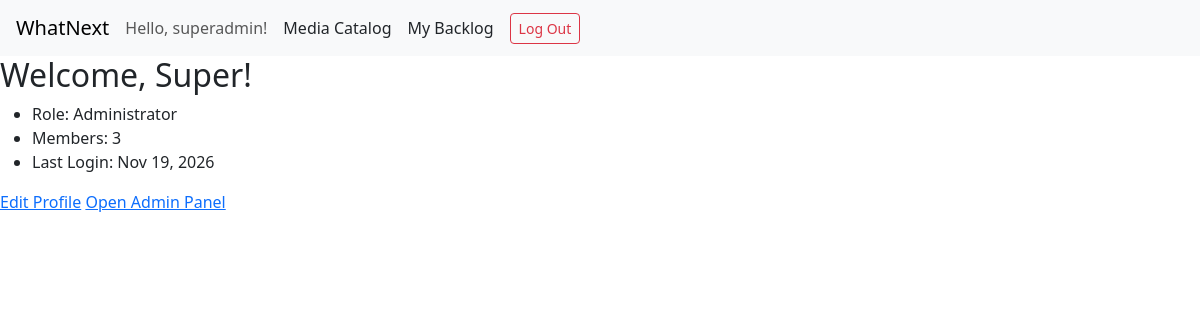
Page / (signed in) on the earlier database version.
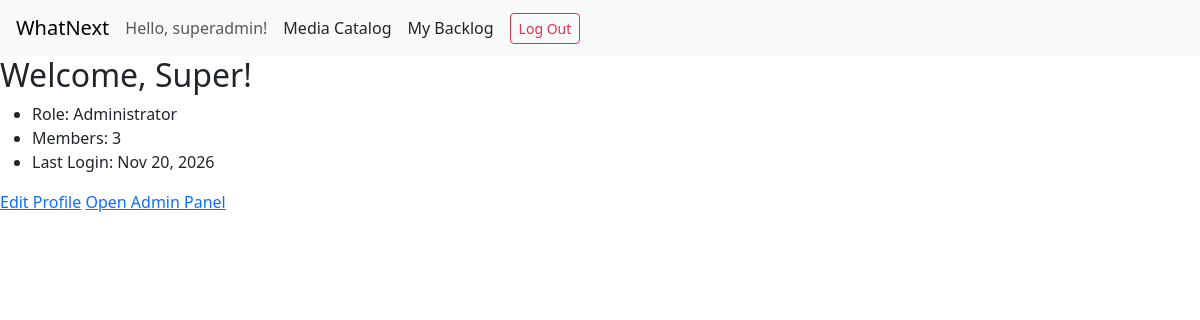
Same page on the later database version.
### accounts/models.py (models this page shows, shortened)
class CustomUser(AbstractUser):
    class Role(models.TextChoices):
        USER = "USER", "User"
        ADMIN = "ADMIN", "Administrator"
    role = models.CharField(max_length=10, choices=Role.choices, default=Role.USER)
    profile_photo = models.ImageField(
        upload_to="profile_photos/",
        blank=True,
        null=True
    )

### dashboard/views.py (the view)
# urls.py: path("", DashboardView.as_view(), name="dashboard"),
class DashboardView(LoginRequiredMixin, TemplateView):
    template_name = "dashboard/home.html"
    def get_context_data(self, **kwargs):
        context = super().get_context_data(**kwargs)
        context["member_count"] = CustomUser.objects.count()
        context["is_admin"] = (self.request.user.role == CustomUser.Role.ADMIN)
        return context

### templates/dashboard/home.html
{% extends "base.html" %}
{% block content %}
<h2>Welcome, {{ user.first_name|default:user.username }}!</h2>
<ul>
    <li>Role: {{ user.get_role_display }}</li>
    <li>Members: {{ member_count }}</li>
    <li>Last Login: {{ user.last_login|date:"M d, Y" }}</li>
</ul>
<a href="{% url 'profile' %}">Edit Profile</a>
{% if is_admin %}
    <a href="{% url 'admin_panel' %}">Open Admin Panel</a>
{% endif %}
{% endblock %}

### templates/base.html (shortened to what this page needs)
<!DOCTYPE html>
<html>
    <head>
         <link href="https://cdn.jsdelivr.net/npm/bootstrap@5.3.3/dist/css/bootstrap.min.css"
            rel="stylesheet">
    </head>
    <body>
        <nav class="navbar navbar-expand-lg navbar-light bg-light px-3">
            <a class="navbar-brand" href="{% url 'catalog:media_list' %}">
                WhatNext
            </a>
            {% if user.is_authenticated %}
                <span class="navbar-text me-3">
                    Hello, {{ user.username }}!
                </span>
                <a href="{% url 'catalog:media_list' %}" class="nav-link me-3">
                    Media Catalog
                </a>
                <a href="{% url 'catalog:my_backlog' %}" class="nav-link me-3">
                    My Backlog
                </a>
                <form method="post" action="{% url 'logout' %}">
                    <button type="submit" class="btn btn-outline-danger btn-sm">
                        Log Out
                    </button>
                </form>
            {% endif %}
        </nav>
        <main>
            {% block content %}{% endblock %}
        </main>
    </body>
</html>

Differences in the rows shown:
changed CustomUser "Super": last_login "Nov 19, 2026" → "Nov 20, 2026"
